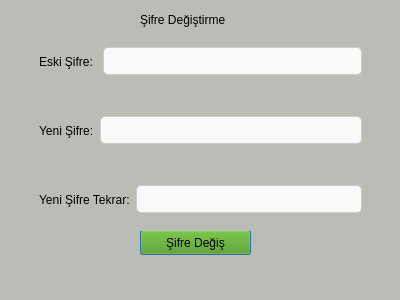
<?xml version="1.0" encoding="UTF-8"?>
<ui version="4.0">
 <class>Dialog</class>
 <widget class="QDialog" name="Dialog">
  <property name="geometry">
   <rect>
    <x>0</x>
    <y>0</y>
    <width>400</width>
    <height>300</height>
   </rect>
  </property>
  <property name="windowTitle">
   <string>Dialog</string>
  </property>
  <property name="styleSheet">
   <string notr="true">background-color: rgb(186, 189, 182);</string>
  </property>
  <widget class="QPushButton" name="btn_change_password">
   <property name="geometry">
    <rect>
     <x>140</x>
     <y>230</y>
     <width>111</width>
     <height>25</height>
    </rect>
   </property>
   <property name="styleSheet">
    <string notr="true">background-color: rgb(78, 154, 6);</string>
   </property>
   <property name="text">
    <string>Şifre Değiş</string>
   </property>
  </widget>
  <widget class="QWidget" name="widget_4" native="true">
   <property name="geometry">
    <rect>
     <x>30</x>
     <y>30</y>
     <width>341</width>
     <height>201</height>
    </rect>
   </property>
   <layout class="QVBoxLayout" name="verticalLayout">
    <item>
     <widget class="QWidget" name="widget" native="true">
      <layout class="QHBoxLayout" name="horizontalLayout">
       <item>
        <widget class="QLabel" name="label">
         <property name="text">
          <string>Eski Şifre: </string>
         </property>
        </widget>
       </item>
       <item>
        <widget class="QLineEdit" name="input_old_password">
         <property name="styleSheet">
          <string notr="true">QLineEdit {
    border: 1px solid #ccc;
    border-radius: 5px;
    padding: 5px;
    background-color: #f9f9f9;
}</string>
         </property>
         <property name="echoMode">
          <enum>QLineEdit::Password</enum>
         </property>
        </widget>
       </item>
      </layout>
     </widget>
    </item>
    <item>
     <widget class="QWidget" name="widget_2" native="true">
      <layout class="QHBoxLayout" name="horizontalLayout_2">
       <item>
        <widget class="QLabel" name="label_2">
         <property name="text">
          <string>Yeni Şifre:</string>
         </property>
        </widget>
       </item>
       <item>
        <widget class="QLineEdit" name="input_new_password">
         <property name="styleSheet">
          <string notr="true">QLineEdit {
    border: 1px solid #ccc;
    border-radius: 5px;
    padding: 5px;
    background-color: #f9f9f9;
}</string>
         </property>
         <property name="echoMode">
          <enum>QLineEdit::Password</enum>
         </property>
        </widget>
       </item>
      </layout>
     </widget>
    </item>
    <item>
     <widget class="QWidget" name="widget_3" native="true">
      <layout class="QHBoxLayout" name="horizontalLayout_3">
       <item>
        <widget class="QLabel" name="label_3">
         <property name="text">
          <string>Yeni Şifre Tekrar:</string>
         </property>
        </widget>
       </item>
       <item>
        <widget class="QLineEdit" name="input_new_password_repeat">
         <property name="styleSheet">
          <string notr="true">QLineEdit {
    border: 1px solid #ccc;
    border-radius: 5px;
    padding: 5px;
    background-color: #f9f9f9;
}</string>
         </property>
         <property name="echoMode">
          <enum>QLineEdit::Password</enum>
         </property>
        </widget>
       </item>
      </layout>
     </widget>
    </item>
   </layout>
  </widget>
  <widget class="QLabel" name="label_4">
   <property name="geometry">
    <rect>
     <x>140</x>
     <y>10</y>
     <width>181</width>
     <height>20</height>
    </rect>
   </property>
   <property name="text">
    <string>Şifre Değiştirme</string>
   </property>
  </widget>
 </widget>
 <resources/>
 <connections/>
</ui>
